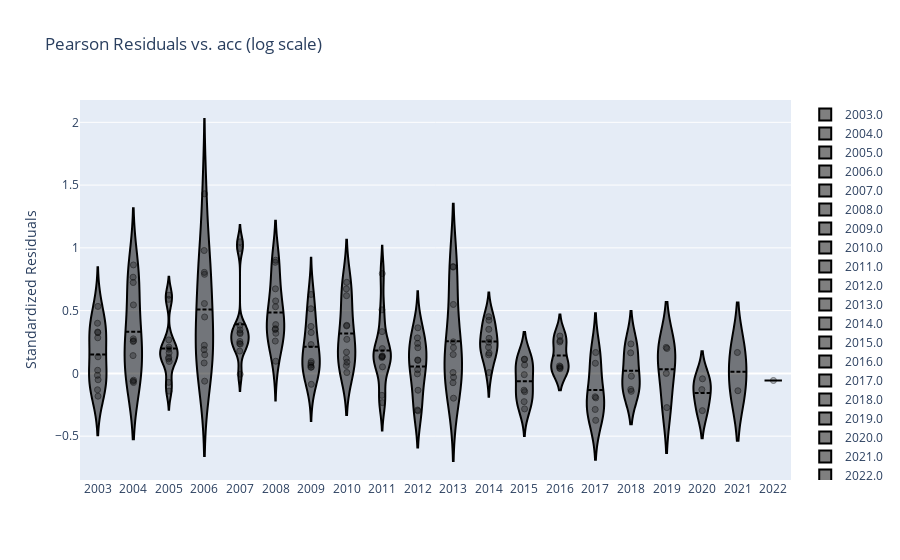

Notebook source saved alongside this figure:
### Code cell
r.tweedie.plot.residual('acc', log=True)

### Figure 1 — Plotly figure (JSON) as saved in the notebook; plotly's stock layout.template omitted (floating-point values rounded to 4 significant figures)
{"data": [{"box": {"visible": false}, "jitter": 0.05, "line": {"color": "black"}, "marker": {"color": "rgba(0, 0, 0, 0.5)", "line": {"color": "rgba(0, 0, 0)", "width": 1}, "opacity": 0.5, "size": 6}, "meanline": {"visible": true}, "name": "2003.0", "pointpos": 0, "points": "all", "type": "violin", "x": [2003, 2003, 2003, 2003, 2003, 2003, 2003, 2003, 2003, 2003, 2003, 2003, 2003, 2003, 2003, 2003, 2003, 2003, 2003, 2003], "y": [-0.1305, 0.132, -0.051, -0.1815, -0.01539, 0.3249, 0.5337, 0.3298, 0.02481, 0.2835, 0.3995, null, null, null, null, null, null, null, null, null]}, {"box": {"visible": false}, "jitter": 0.05, "line": {"color": "black"}, "marker": {"color": "rgba(0, 0, 0, 0.5)", "line": {"color": "rgba(0, 0, 0)", "width": 1}, "opacity": 0.5, "size": 6}, "meanline": {"visible": true}, "name": "2004.0", "pointpos": 0, "points": "all", "type": "violin", "x": [2004, 2004, 2004, 2004, 2004, 2004, 2004, 2004, 2004, 2004, 2004, 2004, 2004, 2004, 2004, 2004, 2004, 2004, 2004], "y": [-0.07275, 0.1417, -0.0628, -0.05416, 0.2599, 0.2754, 0.2541, 0.8638, 0.7238, 0.7662, 0.5455, null, null, null, null, null, null, null, null]}, {"box": {"visible": false}, "jitter": 0.05, "line": {"color": "black"}, "marker": {"color": "rgba(0, 0, 0, 0.5)", "line": {"color": "rgba(0, 0, 0)", "width": 1}, "opacity": 0.5, "size": 6}, "meanline": {"visible": true}, "name": "2005.0", "pointpos": 0, "points": "all", "type": "violin", "x": [2005, 2005, 2005, 2005, 2005, 2005, 2005, 2005, 2005, 2005, 2005, 2005, 2005, 2005, 2005, 2005, 2005, 2005], "y": [-0.07142, 0.1282, -0.1412, 0.09511, 0.1926, 0.2091, 0.2668, 0.1634, 0.1159, 0.6227, 0.5898, null, null, null, null, null, null, null]}, {"box": {"visible": false}, "jitter": 0.05, "line": {"color": "black"}, "marker": {"color": "rgba(0, 0, 0, 0.5)", "line": {"color": "rgba(0, 0, 0)", "width": 1}, "opacity": 0.5, "size": 6}, "meanline": {"visible": true}, "name": "2006.0", "pointpos": 0, "points": "all", "type": "violin", "x": [2006, 2006, 2006, 2006, 2006, 2006, 2006, 2006, 2006, 2006, 2006, 2006, 2006, 2006, 2006, 2006, 2006], "y": [-0.06197, 0.1894, 0.08302, 0.1489, 0.2237, 0.5563, 0.4493, 0.8048, 0.7891, 1.431, 0.9787, null, null, null, null, null, null]}, {"box": {"visible": false}, "jitter": 0.05, "line": {"color": "black"}, "marker": {"color": "rgba(0, 0, 0, 0.5)", "line": {"color": "rgba(0, 0, 0)", "width": 1}, "opacity": 0.5, "size": 6}, "meanline": {"visible": true}, "name": "2007.0", "pointpos": 0, "points": "all", "type": "violin", "x": [2007, 2007, 2007, 2007, 2007, 2007, 2007, 2007, 2007, 2007, 2007, 2007, 2007, 2007, 2007, 2007], "y": [-0.006149, 0.2332, 0.1778, 0.2379, 0.3466, 0.3165, 0.2546, 0.3251, 1.048, 0.3818, 0.9955, null, null, null, null, null]}, {"box": {"visible": false}, "jitter": 0.05, "line": {"color": "black"}, "marker": {"color": "rgba(0, 0, 0, 0.5)", "line": {"color": "rgba(0, 0, 0)", "width": 1}, "opacity": 0.5, "size": 6}, "meanline": {"visible": true}, "name": "2008.0", "pointpos": 0, "points": "all", "type": "violin", "x": [2008, 2008, 2008, 2008, 2008, 2008, 2008, 2008, 2008, 2008, 2008, 2008, 2008, 2008, 2008], "y": [0.09706, 0.3561, 0.2573, 0.3495, 0.577, 0.6735, 0.3887, 0.9017, 0.8848, 0.3196, 0.5308, null, null, null, null]}, {"box": {"visible": false}, "jitter": 0.05, "line": {"color": "black"}, "marker": {"color": "rgba(0, 0, 0, 0.5)", "line": {"color": "rgba(0, 0, 0)", "width": 1}, "opacity": 0.5, "size": 6}, "meanline": {"visible": true}, "name": "2009.0", "pointpos": 0, "points": "all", "type": "violin", "x": [2009, 2009, 2009, 2009, 2009, 2009, 2009, 2009, 2009, 2009, 2009, 2009, 2009, 2009], "y": [0.09448, 0.2296, 0.04962, 0.04935, 0.06541, 0.08251, 0.3255, 0.5152, -0.08688, 0.629, 0.3739, null, null, null]}, {"box": {"visible": false}, "jitter": 0.05, "line": {"color": "black"}, "marker": {"color": "rgba(0, 0, 0, 0.5)", "line": {"color": "rgba(0, 0, 0)", "width": 1}, "opacity": 0.5, "size": 6}, "meanline": {"visible": true}, "name": "2010.0", "pointpos": 0, "points": "all", "type": "violin", "x": [2010, 2010, 2010, 2010, 2010, 2010, 2010, 2010, 2010, 2010, 2010, 2010, 2010], "y": [0.1694, 0.2713, 0.08972, 0.1191, 0.3831, 0.3777, 0.06281, 0.006878, 0.7254, 0.619, 0.6731, null, null]}, {"box": {"visible": false}, "jitter": 0.05, "line": {"color": "black"}, "marker": {"color": "rgba(0, 0, 0, 0.5)", "line": {"color": "rgba(0, 0, 0)", "width": 1}, "opacity": 0.5, "size": 6}, "meanline": {"visible": true}, "name": "2011.0", "pointpos": 0, "points": "all", "type": "violin", "x": [2011, 2011, 2011, 2011, 2011, 2011, 2011, 2011, 2011, 2011, 2011, 2011], "y": [0.1973, 0.3329, 0.1401, 0.1343, 0.1257, -0.2329, -0.1748, 0.05185, 0.5061, 0.1322, 0.795, null]}, {"box": {"visible": false}, "jitter": 0.05, "line": {"color": "black"}, "marker": {"color": "rgba(0, 0, 0, 0.5)", "line": {"color": "rgba(0, 0, 0)", "width": 1}, "opacity": 0.5, "size": 6}, "meanline": {"visible": true}, "name": "2012.0", "pointpos": 0, "points": "all", "type": "violin", "x": [2012, 2012, 2012, 2012, 2012, 2012, 2012, 2012, 2012, 2012, 2012], "y": [0.2044, 0.2829, 0.02944, 0.1074, 0.2389, -0.2917, 0.1032, -0.003943, 0.3631, -0.2984, -0.1342]}, {"box": {"visible": false}, "jitter": 0.05, "line": {"color": "black"}, "marker": {"color": "rgba(0, 0, 0, 0.5)", "line": {"color": "rgba(0, 0, 0)", "width": 1}, "opacity": 0.5, "size": 6}, "meanline": {"visible": true}, "name": "2013.0", "pointpos": 0, "points": "all", "type": "violin", "x": [2013, 2013, 2013, 2013, 2013, 2013, 2013, 2013, 2013, 2013], "y": [0.2051, 0.2512, 0.006893, -0.03055, 0.1502, -0.1976, -0.07431, 0.5491, 0.8465, 0.8511]}, {"box": {"visible": false}, "jitter": 0.05, "line": {"color": "black"}, "marker": {"color": "rgba(0, 0, 0, 0.5)", "line": {"color": "rgba(0, 0, 0)", "width": 1}, "opacity": 0.5, "size": 6}, "meanline": {"visible": true}, "name": "2014.0", "pointpos": 0, "points": "all", "type": "violin", "x": [2014, 2014, 2014, 2014, 2014, 2014, 2014, 2014, 2014], "y": [0.148, 0.2084, 0.006602, 0.1623, 0.2795, 0.2478, 0.3511, 0.4234, 0.4518]}, {"box": {"visible": false}, "jitter": 0.05, "line": {"color": "black"}, "marker": {"color": "rgba(0, 0, 0, 0.5)", "line": {"color": "rgba(0, 0, 0)", "width": 1}, "opacity": 0.5, "size": 6}, "meanline": {"visible": true}, "name": "2015.0", "pointpos": 0, "points": "all", "type": "violin", "x": [2015, 2015, 2015, 2015, 2015, 2015, 2015, 2015], "y": [0.06707, 0.1109, -0.01009, 0.1137, -0.1336, -0.2252, -0.1457, -0.283]}, {"box": {"visible": false}, "jitter": 0.05, "line": {"color": "black"}, "marker": {"color": "rgba(0, 0, 0, 0.5)", "line": {"color": "rgba(0, 0, 0)", "width": 1}, "opacity": 0.5, "size": 6}, "meanline": {"visible": true}, "name": "2016.0", "pointpos": 0, "points": "all", "type": "violin", "x": [2016, 2016, 2016, 2016, 2016, 2016, 2016], "y": [0.04353, 0.2613, 0.03765, 0.05244, 0.2505, 0.2978, 0.05961]}, {"box": {"visible": false}, "jitter": 0.05, "line": {"color": "black"}, "marker": {"color": "rgba(0, 0, 0, 0.5)", "line": {"color": "rgba(0, 0, 0)", "width": 1}, "opacity": 0.5, "size": 6}, "meanline": {"visible": true}, "name": "2017.0", "pointpos": 0, "points": "all", "type": "violin", "x": [2017, 2017, 2017, 2017, 2017, 2017], "y": [0.08077, 0.1663, -0.1951, -0.374, -0.2873, -0.1862]}, {"box": {"visible": false}, "jitter": 0.05, "line": {"color": "black"}, "marker": {"color": "rgba(0, 0, 0, 0.5)", "line": {"color": "rgba(0, 0, 0)", "width": 1}, "opacity": 0.5, "size": 6}, "meanline": {"visible": true}, "name": "2018.0", "pointpos": 0, "points": "all", "type": "violin", "x": [2018, 2018, 2018, 2018, 2018], "y": [0.1638, 0.2348, -0.02235, -0.1429, -0.1277]}, {"box": {"visible": false}, "jitter": 0.05, "line": {"color": "black"}, "marker": {"color": "rgba(0, 0, 0, 0.5)", "line": {"color": "rgba(0, 0, 0)", "width": 1}, "opacity": 0.5, "size": 6}, "meanline": {"visible": true}, "name": "2019.0", "pointpos": 0, "points": "all", "type": "violin", "x": [2019, 2019, 2019, 2019], "y": [0.1986, 0.2073, 3.295e-05, -0.2725]}, {"box": {"visible": false}, "jitter": 0.05, "line": {"color": "black"}, "marker": {"color": "rgba(0, 0, 0, 0.5)", "line": {"color": "rgba(0, 0, 0)", "width": 1}, "opacity": 0.5, "size": 6}, "meanline": {"visible": true}, "name": "2020.0", "pointpos": 0, "points": "all", "type": "violin", "x": [2020, 2020, 2020], "y": [-0.04341, -0.1292, -0.2967]}, {"box": {"visible": false}, "jitter": 0.05, "line": {"color": "black"}, "marker": {"color": "rgba(0, 0, 0, 0.5)", "line": {"color": "rgba(0, 0, 0)", "width": 1}, "opacity": 0.5, "size": 6}, "meanline": {"visible": true}, "name": "2021.0", "pointpos": 0, "points": "all", "type": "violin", "x": [2021, 2021], "y": [-0.1384, 0.1664]}, {"box": {"visible": false}, "jitter": 0.05, "line": {"color": "black"}, "marker": {"color": "rgba(0, 0, 0, 0.5)", "line": {"color": "rgba(0, 0, 0)", "width": 1}, "opacity": 0.5, "size": 6}, "meanline": {"visible": true}, "name": "2022.0", "pointpos": 0, "points": "all", "type": "violin", "x": [2022], "y": [-0.05652]}], "layout": {"title": {"text": "Pearson Residuals vs. acc (log scale)"}, "xaxis": {"title": {"text": ""}, "type": "category"}, "yaxis": {"title": {"text": "Standardized Residuals"}}}}
